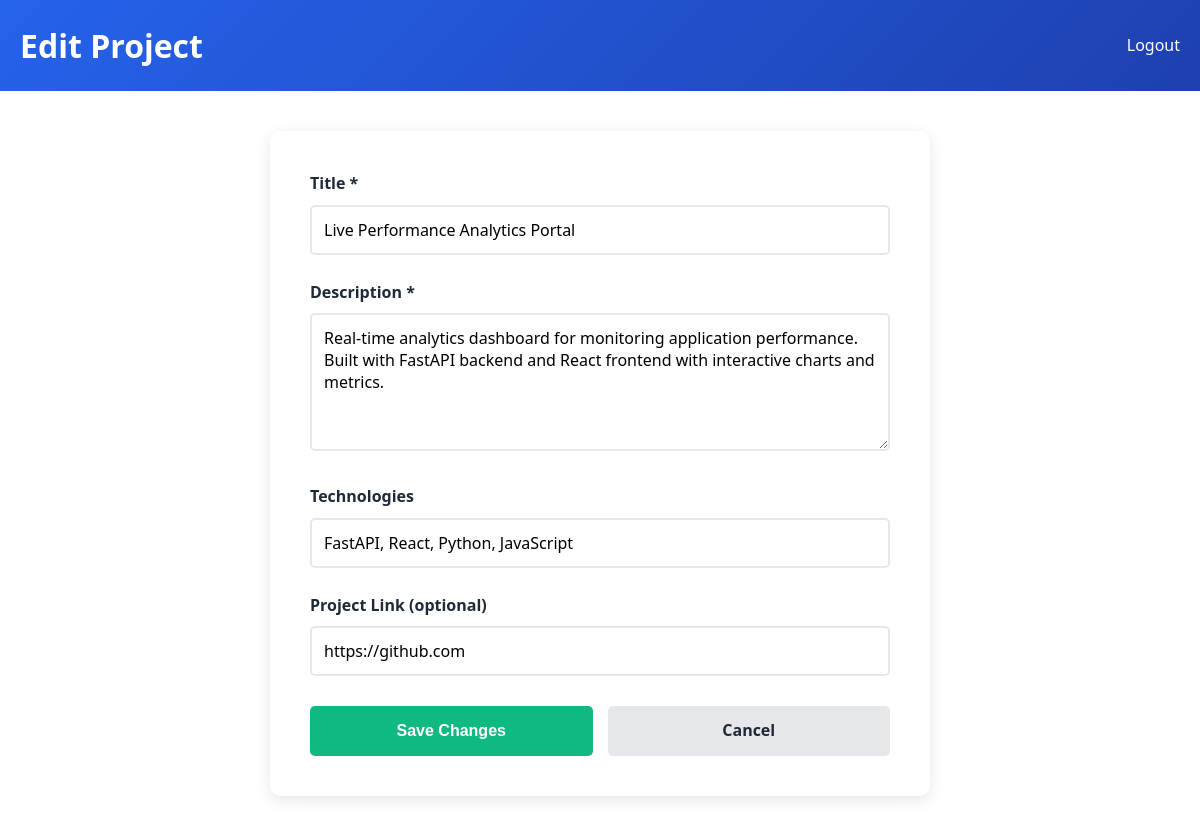
Page /admin/edit-project.php?id=1 (signed in) on the committed database.
### tables this page shows
CREATE TABLE IF NOT EXISTS projects (
    id INT PRIMARY KEY AUTO_INCREMENT,
    title VARCHAR(100) NOT NULL,
    description TEXT NOT NULL,
    image VARCHAR(255),
    technologies VARCHAR(255),
    link VARCHAR(255),
    created_at TIMESTAMP DEFAULT CURRENT_TIMESTAMP,
    updated_at TIMESTAMP DEFAULT CURRENT_TIMESTAMP ON UPDATE CURRENT_TIMESTAMP
);

### admin/edit-project.php (the view, shortened to what this page needs)
<?php
include '../includes/db-config.php';
$project_id = isset($_GET['id']) ? intval($_GET['id']) : 0;
try {
    $stmt = $pdo->prepare('SELECT id, title, description, technologies, link FROM projects WHERE id = ?');
    $stmt->execute([$project_id]);
    $project = $stmt->fetch();
} catch (PDOException $e) {
    die('Database error: ' . $e->getMessage());
}
?>
<!DOCTYPE html>
<html lang="tr">
<head>
    <link rel="stylesheet" href="/css/style.css">
</head>
<body>
    <div class="admin-header">
        <h1>Edit Project</h1>
        <a href="logout.php" style="color: white; text-decoration: none;">Logout</a>
    </div>
    <div class="edit-container">
        <div class="form-section">
            <form method="POST">
                <div class="form-group">
                    <label for="title">Title *</label>
                    <input type="text" id="title" name="title" value="<?php echo htmlspecialchars($project['title']); ?>" required>
                </div>
                <div class="form-group">
                    <label for="description">Description *</label>
                    <textarea id="description" name="description" rows="5" required><?php echo htmlspecialchars($project['description']); ?></textarea>
                </div>
                <div class="form-group">
                    <label for="technologies">Technologies</label>
                    <input type="text" id="technologies" name="technologies" placeholder="e.g. PHP, MySQL, JavaScript" value="<?php echo htmlspecialchars($project['technologies']); ?>">
                </div>
                <div class="form-group">
                    <label for="link">Project Link (optional)</label>
                    <input type="url" id="link" name="link" value="<?php echo htmlspecialchars($project['link'] ?? ''); ?>">
                </div>
                <div class="btn-group">
                    <button type="submit" class="btn btn-save">Save Changes</button>
                    <a href="dashboard.php" class="btn btn-cancel" style="text-decoration: none; display: flex; align-items: center; justify-content: center;">Cancel</a>
                </div>
            </form>
        </div>
    </div>
</body>
</html>

### css/style.css (style rules this page uses)
:root { --primary-color: #2563eb; --secondary-color: #1e40af; --accent-color: #f59e0b; --text-dark: #1f2937; --text-light: #6b7280; --bg-light: #f9fafb; --bg-white: #ffffff; --border-color: #e5e7eb; --success-color: #10b981; --error-color: #ef4444; --font-family: 'Segoe UI', Tahoma, Geneva, Verdana, sans-serif; --transition: all 0.3s ease; }
* { margin: 0; padding: 0; box-sizing: border-box; }
html { scroll-behavior: smooth; }
body { font-family: var(--font-family); background-color: var(--bg-white); color: var(--text-dark); line-height: 1.6; transition: var(--transition); }
.form-group { margin-bottom: 25px; }
.form-group label { display: block; margin-bottom: 8px; font-weight: 600; color: var(--text-dark); }
.form-group input, .form-group textarea { width: 100%; padding: 12px; border: 2px solid var(--border-color); border-radius: 5px; font-family: inherit; font-size: 1rem; transition: var(--transition); }
.btn { padding: 12px 30px; border: none; border-radius: 5px; font-size: 1rem; font-weight: 600; cursor: pointer; transition: var(--transition); }

### admin/edit-project.php (style rules this page uses)
.admin-header { background: linear-gradient(135deg, #2563eb, #1e40af); color: white; padding: 20px; display: flex; justify-content: space-between; align-items: center; }
.edit-container { max-width: 700px; margin: 40px auto; padding: 0 20px; }
.form-section { background: white; padding: 40px; border-radius: 10px; box-shadow: 0 4px 15px rgba(0, 0, 0, 0.1); }
.form-group { margin-bottom: 25px; }
.form-group label { display: block; margin-bottom: 8px; font-weight: 600; }
.form-group input, .form-group textarea { width: 100%; padding: 12px; border: 2px solid #e5e7eb; border-radius: 5px; font-family: inherit; font-size: 1rem; }
.btn-group { display: flex; gap: 15px; margin-top: 30px; }
.btn { padding: 12px 30px; border: none; border-radius: 5px; font-weight: 600; cursor: pointer; flex: 1; }
.btn-save { background: #10b981; color: white; }
.btn-cancel { background: #e5e7eb; color: #1f2937; }

### rows in the picture
projects: title "Live Performance Analytics Portal", description "Real-time analytics dashboard for monitoring application performance. Built with FastAPI backend and React frontend with interactive charts and metrics.", technologies "FastAPI, React, Python, JavaScript", link "https://github.com"
